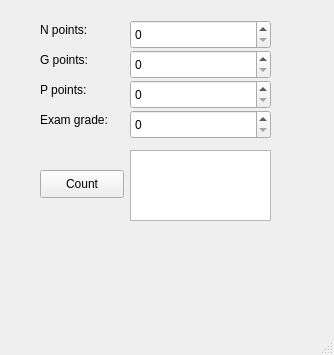
<?xml version="1.0" encoding="UTF-8"?>
<ui version="4.0">
 <class>MainWindow</class>
 <widget class="QMainWindow" name="MainWindow">
  <property name="geometry">
   <rect>
    <x>0</x>
    <y>0</y>
    <width>334</width>
    <height>355</height>
   </rect>
  </property>
  <property name="windowTitle">
   <string>MainWindow</string>
  </property>
  <widget class="QWidget" name="centralwidget">
   <widget class="QLabel" name="label">
    <property name="geometry">
     <rect>
      <x>40</x>
      <y>20</y>
      <width>63</width>
      <height>20</height>
     </rect>
    </property>
    <property name="text">
     <string>N points:</string>
    </property>
   </widget>
   <widget class="QLabel" name="label_2">
    <property name="geometry">
     <rect>
      <x>40</x>
      <y>50</y>
      <width>63</width>
      <height>20</height>
     </rect>
    </property>
    <property name="text">
     <string>G points:</string>
    </property>
   </widget>
   <widget class="QLabel" name="label_3">
    <property name="geometry">
     <rect>
      <x>40</x>
      <y>80</y>
      <width>63</width>
      <height>20</height>
     </rect>
    </property>
    <property name="text">
     <string>P points:</string>
    </property>
   </widget>
   <widget class="QLabel" name="label_4">
    <property name="geometry">
     <rect>
      <x>40</x>
      <y>110</y>
      <width>91</width>
      <height>20</height>
     </rect>
    </property>
    <property name="text">
     <string>Exam grade:</string>
    </property>
   </widget>
   <widget class="QPushButton" name="countPushButton">
    <property name="geometry">
     <rect>
      <x>40</x>
      <y>170</y>
      <width>84</width>
      <height>28</height>
     </rect>
    </property>
    <property name="text">
     <string>Count</string>
    </property>
   </widget>
   <widget class="QTextBrowser" name="textBrowser">
    <property name="geometry">
     <rect>
      <x>130</x>
      <y>150</y>
      <width>141</width>
      <height>71</height>
     </rect>
    </property>
   </widget>
   <widget class="QSpinBox" name="spinBoxE">
    <property name="geometry">
     <rect>
      <x>130</x>
      <y>110</y>
      <width>141</width>
      <height>29</height>
     </rect>
    </property>
   </widget>
   <widget class="QSpinBox" name="spinBoxP">
    <property name="geometry">
     <rect>
      <x>130</x>
      <y>80</y>
      <width>141</width>
      <height>29</height>
     </rect>
    </property>
   </widget>
   <widget class="QSpinBox" name="spinBoxG">
    <property name="geometry">
     <rect>
      <x>130</x>
      <y>50</y>
      <width>141</width>
      <height>29</height>
     </rect>
    </property>
   </widget>
   <widget class="QSpinBox" name="spinBoxN">
    <property name="geometry">
     <rect>
      <x>130</x>
      <y>20</y>
      <width>141</width>
      <height>29</height>
     </rect>
    </property>
   </widget>
  </widget>
  <widget class="QMenuBar" name="menubar">
   <property name="geometry">
    <rect>
     <x>0</x>
     <y>0</y>
     <width>334</width>
     <height>25</height>
    </rect>
   </property>
  </widget>
  <widget class="QStatusBar" name="statusbar"/>
 </widget>
 <resources/>
 <connections/>
</ui>
